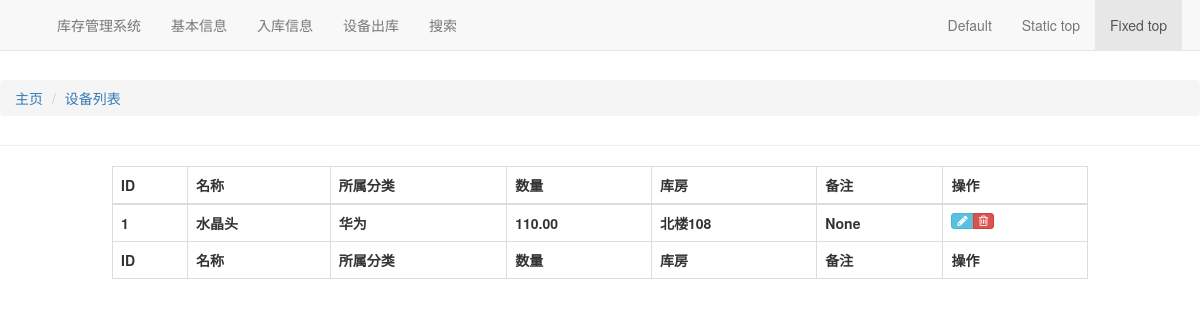
Screenshot of /asset/materials with the database file from the repository.
### asset/models.py (models this page shows, shortened)
class Material(CommonInfo):
    classification = models.ForeignKey(Wordbook,
                                       blank=True,
                                       on_delete=models.SET_NULL,
                                       related_name='material_classifications',
                                       null=True,
                                       verbose_name="类型")
    name = models.ForeignKey(Wordbook,
                             blank=True,
                             on_delete=models.SET_NULL,
                             related_name='material_names',
                             null=True,
                             verbose_name="名称")
    amount = models.DecimalField(default=0,
                                 max_digits=10,
                                 decimal_places=2,
                                 verbose_name="数量")
    warehouse = models.ForeignKey(Warehouse,
                                  on_delete=models.SET_NULL,
                                  blank=True,
                                  null=True,
                                  verbose_name="所在库房")
    class Meta:
        verbose_name = '材料表'
        verbose_name_plural = '材料表'

### basic/models.py (models this page shows, shortened)
class CommonInfo(models.Model):
    check_choice = (
        (True, u'已审核'),
        (False, u'未审核'),
    )
    attach = models.FileField(upload_to='attachment/%Y/%m/%d',
                              verbose_name='附件',
                              blank=True,
                              null=True)
    check = models.BooleanField(default=False,
                                choices=check_choice,
                                verbose_name=u"是否审核")
    create_date = models.DateTimeField(blank=True,
                                       null=True,
                                       auto_now_add=True,
                                       verbose_name=u"创建时间")
    modify_date = models.DateTimeField(blank=True,
                                       null=True,
                                       auto_now=True,
                                       verbose_name=u"修改时间")
    description = models.CharField(max_length=100,
                                   blank=True,
                                   null=True,
                                   verbose_name=u"备注")
    class Meta:
        app_label = 'stock'
        abstract = True
        ordering = ['-modify_date']

class Wordbook(CommonInfo):
    name = models.CharField(max_length=30,
                            unique=True,
                            verbose_name=u"名称",
                            db_index=True)
    class Meta:
        verbose_name = u'字典表'
        verbose_name_plural = u'字典表'

class Warehouse(CommonInfo):
    name = models.CharField(max_length=30,
                            unique=True,
                            verbose_name=u"名称",
                            db_index=True)
    location = models.CharField(max_length=50, unique=True, verbose_name=u"位置")
    class Meta:
        verbose_name = u'库房表'
        verbose_name_plural = u'库房表'

### asset/views.py (the view)
# urls.py: path('materials', MaterialList.as_view(), name='materials'),
class MaterialList(ListView):
    model = Material

### templates/asset/material_list.html (shortened to what this page needs)
{% extends 'base.html' %}
{% block breadcrumb %}
<li id="orbit"><a href="{%url 'asset:materials' %}">设备列表</a></li>
{% endblock %}
{% block maincontent %}
<div id="data" class="col-md-10 col-md-offset-1">
    <table id='dataTable' class='table table-bordered table-hover' cellspacing='0' width='100%'>
        <thead>
            <tr>
                <th>ID</th>
                <th>名称</th>
                <th>所属分类</th>
                <th>数量</th>
                <th>库房</th>
                <th>备注</th>
                <th>操作</th>
            </tr>
        </thead>
        {% if object_list %}
        {% for m in object_list %}
        <tr>
            <th>{{ m.id }}</th>
            <th>{{ m.name.name }}</th>
            <th>{{ m.classification.name }}</th>
            <th>{{ m.amount }}</th>
            <th>{{ m.warehouse.name }}</th>
            <th>{{ m.description }}</th>
            <th>
                <div class="hidden-sm hidden-xs btn-group">
                    <a class="btn btn-xs btn-info" href="{% url 'asset:edit_material' m.id %}">
                        <i class="ace-icon fa fa-pencil bigger-120"></i>
                    </a>
                    <a class="btn btn-xs btn-danger" href="{% url 'asset:delete_material' m.id %}">
                        <i class="ace-icon fa fa-trash-o bimgger-120"></i>
                    </a>
                </div>
            </th>
        </tr>
        {% endfor %}
        {% else %}
        <tr>
            <th><strong>There are no materials present.</strong></th>
        </tr>
        {% endif %}
        <tfoot>
            <tr>
                <th>ID</th>
                <th>名称</th>
                <th>所属分类</th>
                <th>数量</th>
                <th>库房</th>
                <th>备注</th>
                <th>操作</th>
            </tr>
        </tfoot>
    </table>
</div>
{% endblock %}

### rows the page displays
Material: id "1", name.name "水晶头", classification.name "华为", amount "110.00", warehouse.name "北楼108", description "None"
